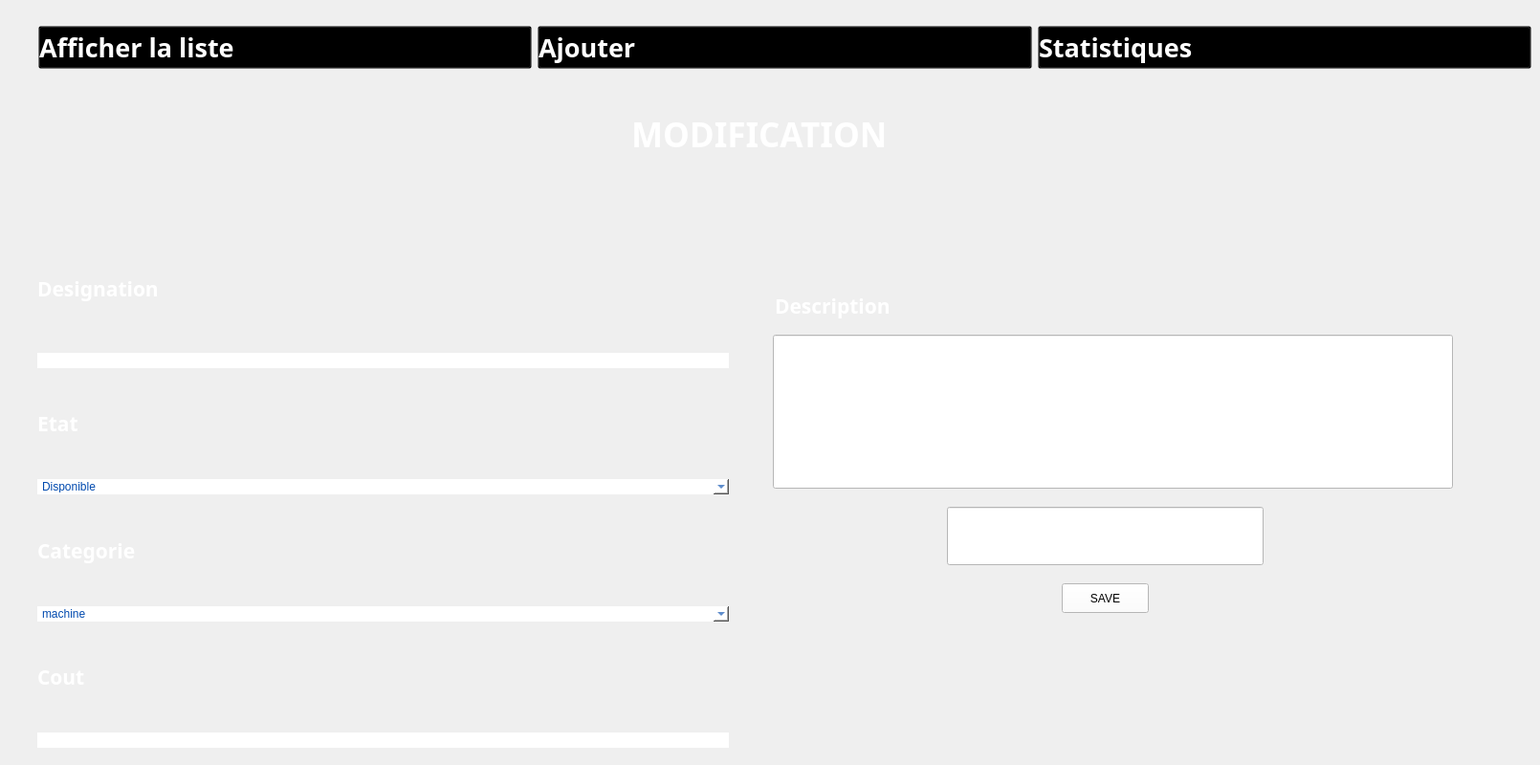
   <widget class="QWidget" name="modifierequipement">
    <widget class="QGroupBox" name="verticalGroupBox_18">
     <property name="geometry">
      <rect>
       <x>30</x>
       <y>240</y>
       <width>741</width>
       <height>551</height>
      </rect>
     </property>
     <property name="styleSheet">
      <string notr="true">	border-radius:10px;
color:white;</string>
     </property>
     <layout class="QVBoxLayout" name="verticalLayout_21">
      <item>
       <widget class="QLabel" name="label_173">
        <property name="font">
         <font>
          <family>Gill Sans MT</family>
          <pointsize>16</pointsize>
          <weight>75</weight>
          <bold>true</bold>
         </font>
        </property>
        <property name="styleSheet">
         <string notr="true">color:white;</string>
        </property>
        <property name="text">
         <string>Designation</string>
        </property>
       </widget>
      </item>
      <item>
       <widget class="Line" name="line_100">
        <property name="orientation">
         <enum>Qt::Horizontal</enum>
        </property>
       </widget>
      </item>
      <item>
       <widget class="QLineEdit" name="lineEdit_designation_2">
        <property name="styleSheet">
         <string notr="true">color:rgb(0,73,174);
background:white;</string>
        </property>
       </widget>
      </item>
      <item>
       <widget class="QLabel" name="label_187">
        <property name="font">
         <font>
          <family>Gill Sans MT</family>
          <pointsize>16</pointsize>
          <weight>75</weight>
          <bold>true</bold>
         </font>
        </property>
        <property name="styleSheet">
         <string notr="true">color:white;</string>
        </property>
        <property name="text">
         <string>Etat</string>
        </property>
       </widget>
      </item>
      <item>
       <widget class="QComboBox" name="comboBox_etat_2">
        <property name="styleSheet">
         <string notr="true">color:rgb(0,73,174);
background:white;</string>
        </property>
        <item>
         <property name="text">
          <string>Disponible</string>
         </property>
        </item>
        <item>
         <property name="text">
          <string>Non Disponible</string>
         </property>
        </item>
       </widget>
      </item>
      <item>
       <widget class="QLabel" name="label_199">
        <property name="font">
         <font>
          <family>Gill Sans MT</family>
          <pointsize>16</pointsize>
          <weight>75</weight>
          <bold>true</bold>
         </font>
        </property>
        <property name="styleSheet">
         <string notr="true">color:white;</string>
        </property>
        <property name="text">
         <string>Categorie</string>
        </property>
       </widget>
      </item>
      <item>
       <widget class="QComboBox" name="comboBox_categorie_2">
        <property name="styleSheet">
         <string notr="true">color:rgb(0,73,174);
background:white;</string>
        </property>
        <item>
         <property name="text">
          <string>machine</string>
         </property>
        </item>
        <item>
         <property name="text">
          <string>matiere premiere</string>
         </property>
        </item>
       </widget>
      </item>
      <item>
       <widget class="QLabel" name="label_200">
        <property name="font">
         <font>
          <family>Gill Sans MT</family>
          <pointsize>16</pointsize>
          <weight>75</weight>
          <bold>true</bold>
         </font>
        </property>
        <property name="styleSheet">
         <string notr="true">color:white;</string>
        </property>
        <property name="text">
         <string>Cout</string>
        </property>
       </widget>
      </item>
      <item>
       <widget class="QLineEdit" name="lineEdit_coutequi_2">
        <property name="styleSheet">
         <string notr="true">color:rgb(0,73,174);
background:white;</string>
        </property>
       </widget>
      </item>
     </layout>
    </widget>
    <widget class="QLineEdit" name="lineEdit_descriptionequi_2">
     <property name="geometry">
      <rect>
       <x>808</x>
       <y>350</y>
       <width>711</width>
       <height>161</height>
      </rect>
     </property>
     <property name="styleSheet">
      <string notr="true">color:rgb(0,73,174);
background:white;</string>
     </property>
    </widget>
    <widget class="QLineEdit" name="lineEdit_videoPath_2">
     <property name="geometry">
      <rect>
       <x>990</x>
       <y>530</y>
       <width>331</width>
       <height>61</height>
      </rect>
     </property>
     <property name="styleSheet">
      <string notr="true">color:rgb(0,73,174);
background:white;</string>
     </property>
    </widget>
    <widget class="QPushButton" name="pushButton_save">
     <property name="geometry">
      <rect>
       <x>1110</x>
       <y>610</y>
       <width>91</width>
       <height>31</height>
      </rect>
     </property>
     <property name="styleSheet">
      <string notr="true">background:white;</string>
     </property>
     <property name="text">
      <string>SAVE</string>
     </property>
    </widget>
    <widget class="QLabel" name="label_128">
     <property name="geometry">
      <rect>
       <x>810</x>
       <y>300</y>
       <width>188</width>
       <height>40</height>
      </rect>
     </property>
     <property name="font">
      <font>
       <family>Gill Sans MT</family>
       <pointsize>16</pointsize>
       <weight>75</weight>
       <bold>true</bold>
      </font>
     </property>
     <property name="styleSheet">
      <string notr="true">color:white;
background:transparent;</string>
     </property>
     <property name="text">
      <string>Description</string>
     </property>
    </widget>
    <widget class="QLabel" name="label_201">
     <property name="geometry">
      <rect>
       <x>660</x>
       <y>110</y>
       <width>331</width>
       <height>61</height>
      </rect>
     </property>
     <property name="font">
      <font>
       <family>Plus Jakarta Sans</family>
       <pointsize>26</pointsize>
       <weight>75</weight>
       <bold>true</bold>
      </font>
     </property>
     <property name="styleSheet">
      <string notr="true">color:white;
    background: transparent;
</string>
     </property>
     <property name="text">
      <string>MODIFICATION</string>
     </property>
    </widget>
    <widget class="QWidget" name="horizontalLayoutWidget_31">
     <property name="geometry">
      <rect>
       <x>40</x>
       <y>10</y>
       <width>1561</width>
       <height>80</height>
      </rect>
     </property>
     <layout class="QHBoxLayout" name="horizontalLayout_28">
      <item>
       <widget class="QPushButton" name="pushButton_173">
        <property name="font">
         <font>
          <family>Gill Sans MT</family>
          <pointsize>20</pointsize>
          <weight>75</weight>
          <bold>true</bold>
         </font>
        </property>
        <property name="styleSheet">
         <string notr="true">QPushButton:hover {
    color: blue;
    background: transparent;
}

QPushButton {
    text-align: left;
    background: transparent;
    color: rgb(255,255,255);
}
</string>
        </property>
        <property name="text">
         <string>Afficher la liste</string>
        </property>
        <property name="icon">
         <iconset>
          <normaloff>../../Downloads/wetransfer_icons_2024-02-06_1419/icons/liste-de-controle.png</normaloff>../../Downloads/wetransfer_icons_2024-02-06_1419/icons/liste-de-controle.png</iconset>
        </property>
        <property name="iconSize">
         <size>
          <width>50</width>
          <height>46</height>
         </size>
        </property>
       </widget>
      </item>
      <item>
       <widget class="QPushButton" name="pushButton_174">
        <property name="font">
         <font>
          <family>Gill Sans MT</family>
          <pointsize>20</pointsize>
          <weight>75</weight>
          <bold>true</bold>
         </font>
        </property>
        <property name="styleSheet">
         <string notr="true">QPushButton:hover {
    color: blue;
    background: transparent;
}

QPushButton {
    text-align: left;
    background: transparent;
    color: rgb(255,255,255);
}
</string>
        </property>
        <property name="text">
         <string>Ajouter </string>
        </property>
        <property name="icon">
         <iconset>
          <normaloff>../../Downloads/wetransfer_icons_2024-02-06_1419/icons/image (3).png</normaloff>../../Downloads/wetransfer_icons_2024-02-06_1419/icons/image (3).png</iconset>
        </property>
        <property name="iconSize">
         <size>
          <width>50</width>
          <height>46</height>
         </size>
        </property>
       </widget>
      </item>
      <item>
       <widget class="QPushButton" name="pushButton_175">
        <property name="font">
         <font>
          <family>Gill Sans MT</family>
          <pointsize>20</pointsize>
          <weight>75</weight>
          <bold>true</bold>
         </font>
        </property>
        <property name="styleSheet">
         <string notr="true">QPushButton:hover {
    color: blue;
    background: transparent;
}

QPushButton {
    text-align: left;
    background: transparent;
    color: rgb(255,255,255);
}

</string>
        </property>
        <property name="text">
         <string>Statistiques</string>
        </property>
        <property name="icon">
         <iconset>
          <normaloff>../../Downloads/wetransfer_icons_2024-02-06_1419/icons/image (2).png</normaloff>../../Downloads/wetransfer_icons_2024-02-06_1419/icons/image (2).png</iconset>
        </property>
        <property name="iconSize">
         <size>
          <width>50</width>
          <height>46</height>
         </size>
        </property>
       </widget>
      </item>
     </layout>
    </widget>
   </widget>
